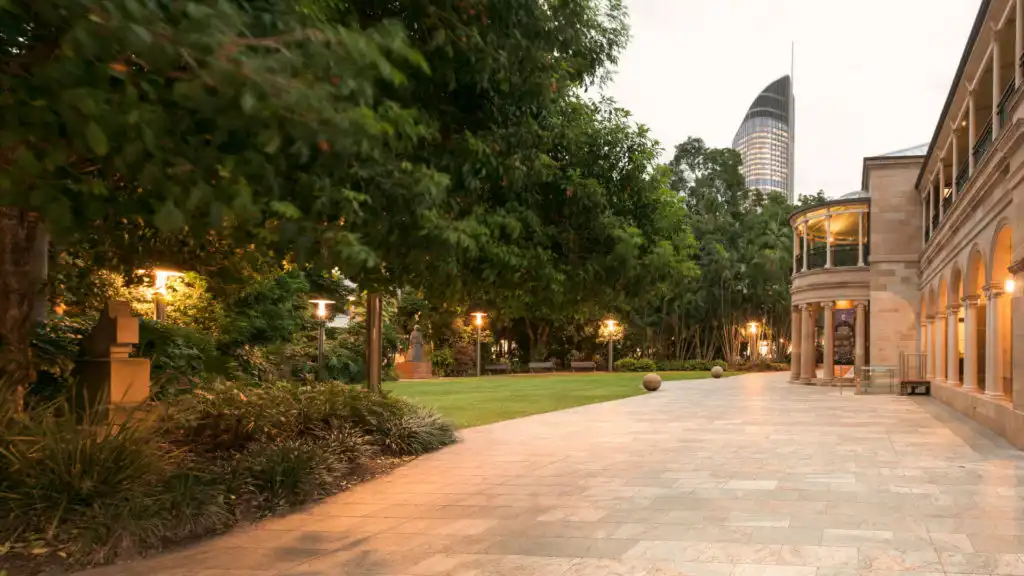
#> input picture practicals/Week_12/images/myim.jpg, 1024 x 576 px; its folder holds only this picture in this run
$ jupyter execute --allow-errors week-12.ipynb
#> lines starting #> are read from the running program, lines starting #| are printed output that depends on the picture
### practicals/Week_12/vpr_feature_extractors.py
"""Course-specific lightweight feature extractors for the Week 12 practical."""

from typing import List, Optional

import numpy as np


class LightweightSAD:
    """Patch-normalised grayscale appearance descriptor using Pillow/NumPy."""

    def __init__(self, n_pixels: int = 2048, patch_length: int = 8):
        self.n_pixels = n_pixels
        self.patch_length = patch_length
        self.image_shape = None

    def _choose_image_shape(self, image: np.ndarray) -> None:
        height, width = image.shape[:2]
        # Preserve the aspect ratio while keeping the descriptor near the
        # requested size. Multiples of patch_length avoid partial patches.
        scale = np.sqrt(self.n_pixels / (height * width))
        height = int(np.ceil(scale * height))
        width = int(np.ceil(scale * width))
        height -= height % self.patch_length
        width -= width % self.patch_length
        self.image_shape = (max(height, self.patch_length), max(width, self.patch_length))

    def _patch_normalise(self, image: np.ndarray) -> np.ndarray:
        image = image.astype(np.float32)
        # Normalising each spatial patch independently reduces sensitivity to
        # local brightness and contrast changes between day and night.
        for row in range(0, image.shape[0], self.patch_length):
            for column in range(0, image.shape[1], self.patch_length):
                patch = image[
                    row:row + self.patch_length,
                    column:column + self.patch_length,
                ]
                value_range = patch.max() - patch.min()
                if value_range > 0:
                    patch[:] = 255 * (patch - patch.min()) / value_range
                else:
                    # A constant patch contains no contrast information.
                    patch[:] = 0
        return image

    def compute_features(self, imgs: List[np.ndarray]) -> np.ndarray:
        from PIL import Image

        if not imgs:
            return np.empty((0, 0), dtype=np.float32)
        if self.image_shape is None:
            self._choose_image_shape(imgs[0])

        height, width = self.image_shape
        # Pillow moved the resampling constants under Image.Resampling in v9.1.
        bilinear = getattr(Image, "Resampling", Image).BILINEAR
        descriptors = []
        for image in imgs:
            resized = Image.fromarray(image).convert("L").resize(
                (width, height),
                bilinear,
            )
            descriptors.append(self._patch_normalise(np.asarray(resized)).reshape(-1))
        return np.stack(descriptors).astype(np.float32)


class DINOv2FeatureExtractor:
    """Extract global DINOv2 or AnyLoc-inspired DINOv2+VLAD descriptors.

    VLAD mode learns a visual vocabulary from the first image set passed to
    ``compute_features`` (the database in the practical), then reuses it for
    subsequent query sets.
    """

    # [151 lines left out: functions __init__, _extract_tokens, _squared_distances, _fit_vocabulary, _aggregate_vlad, compute_features, not called in this run]

### practicals/Week_12/week-12.ipynb
# ENN583 Week 12 - Visual Place Recognition

This week's practical compares several approaches to visual place recognition:
* SAD - a lightweight, classical appearance baseline based on normalised pixel differences
* AlexNet - a generic global descriptor from a network pretrained on ImageNet
* DINOv2 global - a modern self-supervised global representation
* DINOv2 + VLAD - an AnyLoc-inspired aggregation of spatial patch features
* CosPlace - a modern global descriptor trained specifically for visual place recognition

To do these experiments, we will use the [VPR Tutorial GitHub repository](https://github.com/stschubert/VPR_Tutorial) and adapt its demo script.

## Step 1: Clone the Visual Place Recognition Tutorial GitHub repository
Clone the [VPR Tutorial repository](https://github.com/stschubert/VPR_Tutorial).

[cell 1]
from pathlib import Path

# Re-running this setup cell should reuse an existing checkout rather than
# failing because the destination directory already exists.
tutorial_dir = Path('VPR_Tutorial')
if tutorial_dir.is_dir():
    print(f'Using existing VPR Tutorial checkout at {tutorial_dir.resolve()}')
else:
    !git clone https://github.com/stschubert/VPR_Tutorial.git

## Step 2: Import the required libraries

[cell 2]
from VPR_Tutorial.evaluation.metrics import createPR, recallAt100precision, recallAtK
from VPR_Tutorial.datasets.load_dataset import GardensPointDataset
import numpy as np

import ipywidgets as widgets
from IPython.display import clear_output, display

from matplotlib import pyplot as plt

from glob import glob
from PIL import Image

## Step 3: Load and visualise the datasets

#> (a cell that did not finish here is left out)

The gardens point dataset has 200 images in both the database and query set. There is a 1-to-1 correspondence between the database and query set --  images with the same ID were recorded at same places, i.e., the i-th database image matches the i-th query image. You can see this below, in the ground-truth assignment matrix, where there is a ground-truth match between the database and query set along the diagonal.

#> (a cell that did not finish here is left out)

Let's view some of the images in the database and query set to get a sense of the data, as well as the main challenge of this dataset!

[cell 5]
# Sample evenly along the route to compare daytime database images with
# their corresponding nighttime queries.
im_idxs = [0, 50, 100, 150, 199]

#> (the rest of this cell did not finish here and is left out)

Can you see what the change to visual conditions is that would make this place recognition task challenging?

## Step 4: Load a feature extractor and compute feature descriptors

The main source of information about image correspondences is the image descriptor. A global descriptor represents each image with one vector, making database retrieval efficient. The representation can be a simple appearance vector or a feature learned by a neural network.

Start with the classical SAD baseline, then compare generic AlexNet features, self-supervised DINOv2 features, DINOv2 patch aggregation and the purpose-trained CosPlace descriptor. What changes as the representation and aggregation become more specialised for place recognition?

### What is the classical SAD baseline?

**SAD (Sum of Absolute Differences)** compares image appearance directly rather than using learned features. Each image is converted to grayscale, downsampled and normalised in small patches before being flattened into a vector. For query descriptor $q$ and database descriptor $d$, the distance is

$$D(q,d)=\frac{1}{N}\sum_{i=1}^{N}|q_i-d_i|.$$

A smaller distance indicates a better match. Since the rest of this notebook treats larger values as better similarities, it uses $S(q,d)=-D(q,d)$. Patch normalisation provides some resistance to illumination change, but SAD still compares corresponding image locations directly. It is therefore sensitive to viewpoint change, cropping, camera motion and moving objects.

SAD is useful here because it needs no training or model weights and gives us an interpretable baseline: the learned descriptors should outperform direct pixel-appearance matching when conditions or viewpoints change.

### DINOv2 global and DINOv2 + VLAD

**DINOv2 global** uses the class token from a small self-supervised Vision Transformer as one descriptor for the whole image. Unlike CosPlace, DINOv2 was not trained specifically for place recognition.

**DINOv2 + VLAD** instead retains DINOv2's spatial patch tokens. It learns 16 visual cluster centres from the database patches, assigns each patch to its nearest centre, and sums the residuals between patches and their assigned centres. The normalised residuals are concatenated into one VLAD descriptor. This preserves more information about the local visual patterns present in an image than a single class token.

This is an educational **AnyLoc-inspired** descriptor, not a reproduction of the full AnyLoc system. It uses the small DINOv2 ViT-S/14 model, last-layer patch tokens and a vocabulary learned from this database. The first DINOv2 run downloads the model through PyTorch Hub; no TensorFlow or specialised VLAD package is required.

[cell 6]
# Use an explicit Dropdown instead of relying on interactive() to infer one.
# The inferred widget can leave .result unset in some Jupyter/ipywidgets versions.
descriptor_dropdown = widgets.Dropdown(
    options=['SAD', 'AlexNet', 'DINOv2 global', 'DINOv2 + VLAD', 'CosPlace'],
    value='SAD',
    description='Descriptor:',
    style={'description_width': 'initial'},
)
display(descriptor_dropdown)

[cell 7]
# Read the selected value directly from the dropdown.
descriptor = descriptor_dropdown.value

print(f'===== Compute {descriptor} descriptors')
feature_extractor = None
if descriptor == 'SAD':
    from vpr_feature_extractors import LightweightSAD
    feature_extractor = LightweightSAD()
elif descriptor == 'AlexNet':
    from VPR_Tutorial.feature_extraction.feature_extractor_holistic import AlexNetConv3Extractor
    feature_extractor = AlexNetConv3Extractor()
elif descriptor in {'DINOv2 global', 'DINOv2 + VLAD'}:
    from vpr_feature_extractors import DINOv2FeatureExtractor
    # Both choices share a backbone; only their aggregation differs.
    aggregation = 'global' if descriptor == 'DINOv2 global' else 'vlad'
    feature_extractor = DINOv2FeatureExtractor(aggregation=aggregation)
elif descriptor == 'CosPlace':
    from VPR_Tutorial.feature_extraction.feature_extractor_cosplace import CosPlaceFeatureExtractor
    feature_extractor = CosPlaceFeatureExtractor()
else:
    raise ValueError(f'Unsupported descriptor: {descriptor}')

# Compute the database first: the VLAD extractor learns its vocabulary on
# this call and reuses the same centres for the query descriptors.
print('===== Compute reference set descriptors')
#> (the rest of this cell did not finish here and is left out)

## Step 5. Examine the descriptor comparison and similarity matrix S
To compare database and query descriptors, we use the cosine similarity (e.g. computed by the inner product of the normalized descriptor vectors). We can use this to get a sense of the correspondences being made by our model.

In the following, the dense similarity matrix S between all descriptor pairs is computed.

[cell 8]
# [17 lines left out: function compute_similarity, not called in this run]

print(f'===== Compute similarities for {descriptor}')
#> (the rest of this cell did not finish here and is left out)

### Interactive query explorer

Move the slider to inspect a query and its five highest-ranked database images. Look for perceptual aliasing: are any incorrect places visually convincing?

#> (a cell that did not finish here is left out)

The similarity matrix is strongly descriptor-dependent. With SAD, some queries may have a weak correct match or several similarly scored candidates. A learned descriptor such as AlexNet, DINOv2 or CosPlace may retrieve the same locations much more reliably, so queries 80 and 175 should not be treated as universal failure cases.

**Your turn:** Use the query explorer above to investigate queries 80 and 175.

- Begin with SAD. For query 80, compare the night image with its expected daytime location. Which appearance changes might make direct pixel comparison unreliable?
- For query 175, does SAD give several nearby database images similar scores? What visual repetition or route overlap could explain this?
- Repeat both queries with AlexNet, DINOv2 global, DINOv2 + VLAD and CosPlace. Do the learned representations recover an acceptable match in the top five, and how does its rank or score change?
- Are these methods genuinely resolving the ambiguity, or are they only moving the correct image slightly higher in an otherwise similar ranking?

These are qualitative observations: use the visible scene content and retrieval scores to support your explanation rather than assuming that a high score must be correct.

Any hypotheses on why these particular queries either have low similarity with all of the database, or high similarity with multiple images from the database?

Note that this is qualitative analysis, where we make informed guesses about what's going on with the model, but these may not be true.

## Step 6. Assess Performance

Now that we've examined our data and the results, we can use performance metrics to summarise performance on the dataset. This is useful for comparing methods.

To evaluate the quality of a similarity matrix S, we can apply a series of decreasing thresholds $\theta$ to match more and more image pairs. Combined with ground-truth information, each threshold leads to a different set of true positives, false positives, true negatives and false negatives, which then provides one point on the precision-recall curve.

In the following, the precision-recall curve and the area under the precision-recall curve is computed and visualized for *multi-match VPR*, i.e. all matches between each query image and the database have to be identified.

To understand more about these metrics, read [this tutorial paper](https://arxiv.org/pdf/2303.03281.pdf) (pg.10-11).

#> (a cell that did not finish here is left out)

The graph shows the precision-recall curve. A curve closer to the upper right corner would represent better performance. Precision=1 means that no false positives (FP) were extracted. A recall=1 means that all same places were found.

Below, we calculate the area under this curve as a summary metric. The AUPRC performance ranges between 0 and 1 (higher is better).

#> (a cell that did not finish here is left out)

Record the metrics for the selected descriptor before comparing methods.

## Step 7. Compare to another method

**Your turn: run the experiment with SAD, AlexNet, DINOv2 global, DINOv2 + VLAD and CosPlace. Predict their relative performance before computing the results.**

You should be able to scroll back up and re-run cells after selecting the new descriptor.

Compare AUPRC, recall at 100% precision and recall@K. Also inspect the similarity matrices and top-five results: does VLAD aggregation improve on the DINOv2 class token? Does a descriptor trained specifically for VPR remove perceptual aliases, or merely rank the correct match slightly higher?

## Step 8. VPR in the Wild!

Collect some of your own images from outside S block at QUT! You can upload these into the 'MyData' folder in the 'images' folder and test them below. I've put a few placeholders, but you should go take your own. Note: you should probably take images in landscape mode with your phone to match the dataset.

**Your turn: The code below will load in your images, extract their features, but is missing the code to compute the similarity matrix! Add this in yourself, then you will be able to visualise the matches for each image.**

How do the models perform?

[cell 12]
# Load the student's own query images. Sorting makes their display order
# deterministic across operating systems and notebook runs.
my_fns_q = sorted(glob('images/*.jpg'))
my_imgs_q = [np.array(Image.open(fn).convert('RGB')) for fn in my_fns_q]
#> my_imgs_q = 1 item

print('===== Compute query set descriptors')
q_my_holistic = feature_extractor.compute_features(my_imgs_q)
#> the loop in compute_features, `for image in imgs:` made 1 pass
#> pass 1, in compute_features, `resized = Image.fromarray(image).convert("L").resize( (width, height),..`:
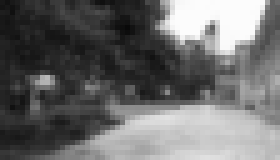
#> resized: PIL image 56x32 L (shown 5 times larger); min 9, max 252, mean 106.7

# Create S_my using the compute_similarity function defined above.
# TODO: Implement this solution.
pass


$ run again, on practicals/Week_12/images/myim2.jpg
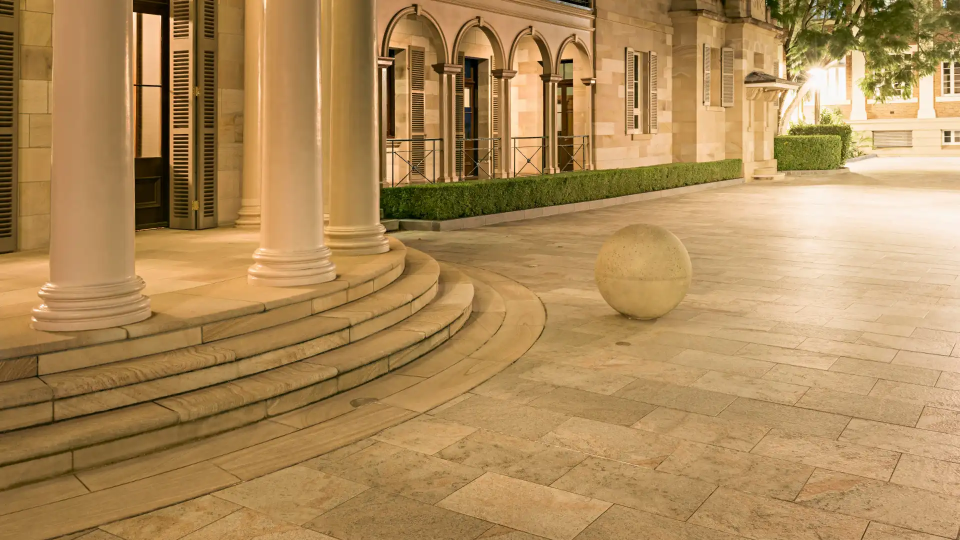
#> input picture practicals/Week_12/images/myim2.jpg, 1920 x 1080 px (shown at 1/2 size)
#> my_imgs_q = 1 item
#> the loop in compute_features, `for image in imgs:` made 1 pass
#> pass 1, in compute_features, `resized = Image.fromarray(image).convert("L").resize( (width, height),..`:
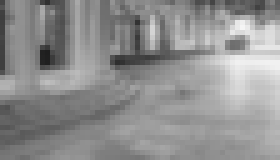
#> resized: PIL image 56x32 L (shown 5 times larger); min 30, max 245, mean 143.9

$ run again, on practicals/Week_12/images/myim3.jpg
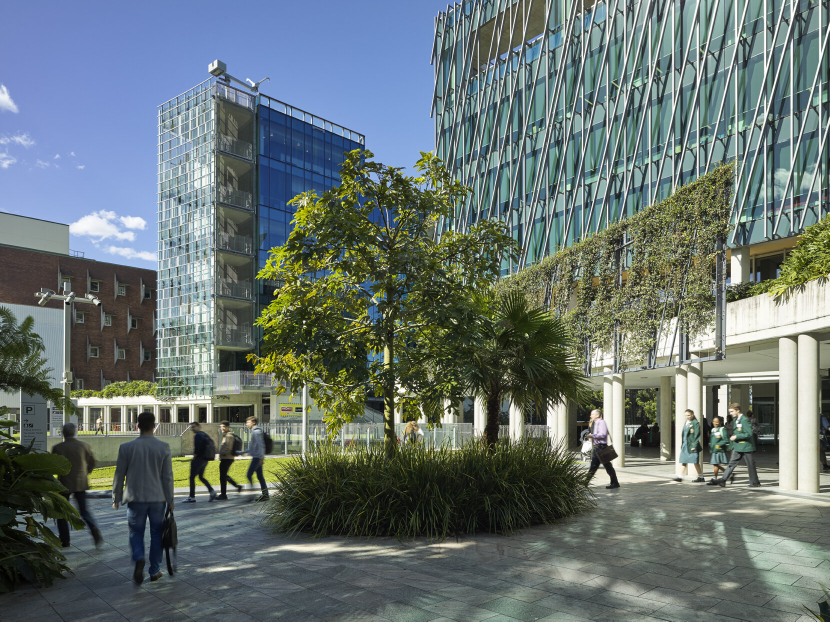
#> input picture practicals/Week_12/images/myim3.jpg, 1659 x 1243 px (shown at 1/2 size)
#> my_imgs_q = 1 item
#> the loop in compute_features, `for image in imgs:` made 1 pass
#> pass 1, in compute_features, `resized = Image.fromarray(image).convert("L").resize( (width, height),..`:
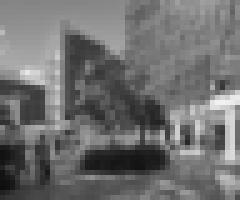
#> resized: PIL image 48x40 L (shown 5 times larger); min 13, max 242, mean 111.4

$ run again, on practicals/Week_12/images/myim4.jpg
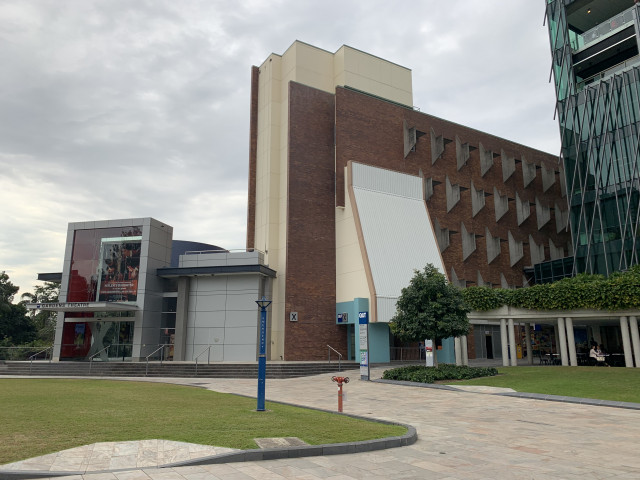
#> input picture practicals/Week_12/images/myim4.jpg, 640 x 480 px
#> my_imgs_q = 1 item
#> the loop in compute_features, `for image in imgs:` made 1 pass
#> pass 1, in compute_features, `resized = Image.fromarray(image).convert("L").resize( (width, height),..`:
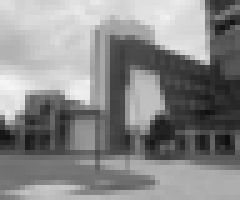
#> resized: PIL image 48x40 L (shown 5 times larger); min 14, max 244, mean 136.1
